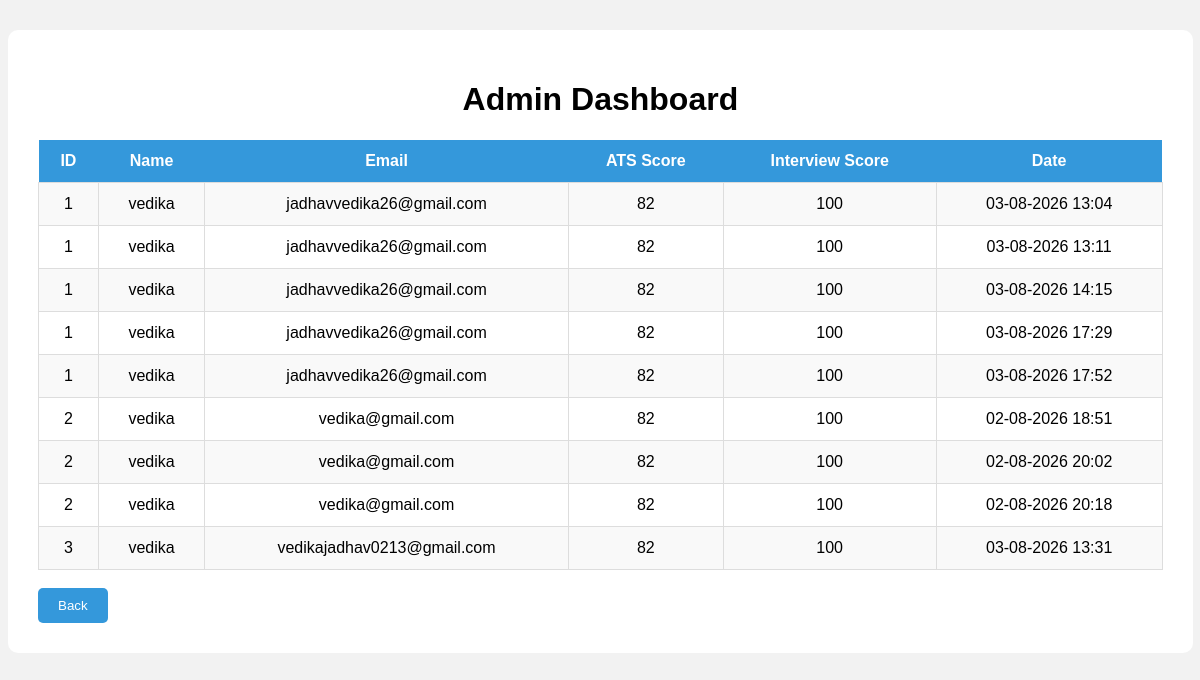
/admin, run on an earlier commit of the app's database.
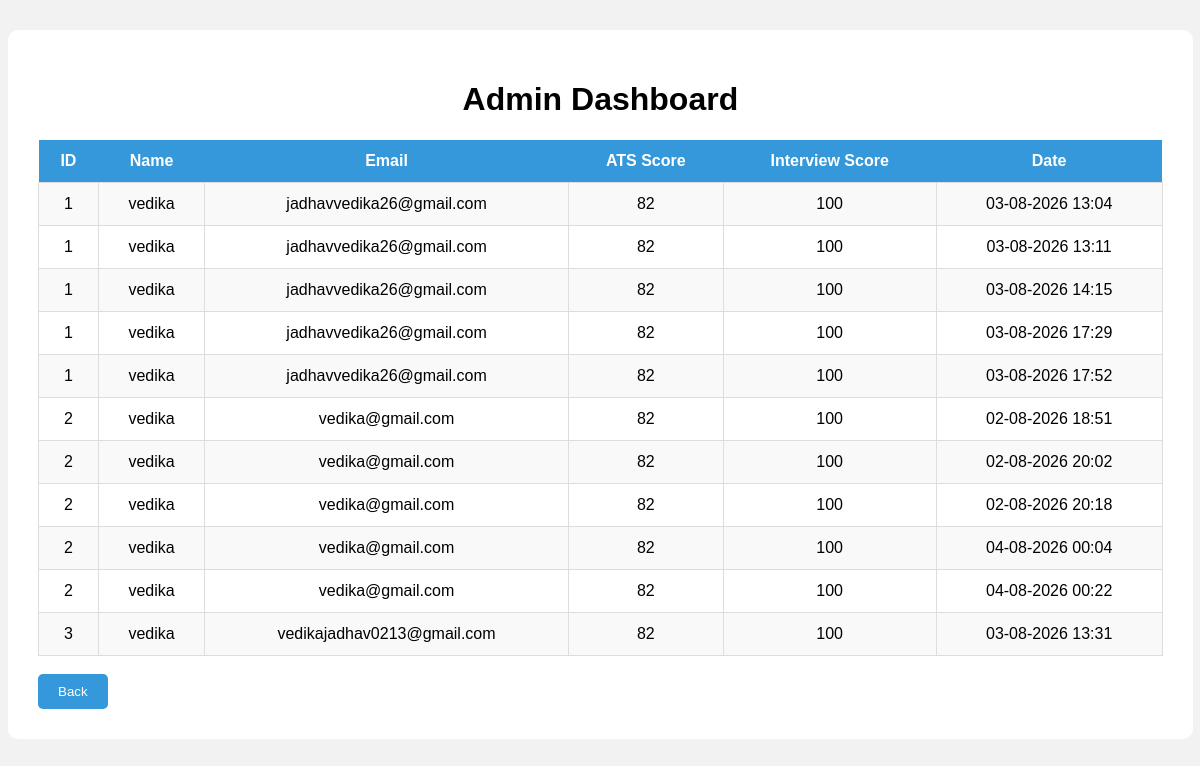
And on a later commit of the database.
### tables this page shows
CREATE TABLE interview_history (
    id INTEGER PRIMARY KEY AUTOINCREMENT,
    user_id INTEGER,
    interview_score INTEGER,
    ats_score INTEGER,
    interview_date TEXT
);

CREATE TABLE users (
    id INTEGER PRIMARY KEY AUTOINCREMENT,
    name TEXT NOT NULL,
    email TEXT UNIQUE NOT NULL,
    password TEXT NOT NULL
);

### app.py (the view)
@app.route("/admin")
def admin():
    conn = get_db_connection()
    users = conn.execute("""
        SELECT
            users.id,
            users.name,
            users.email,
            interview_history.ats_score,
            interview_history.interview_score,
            interview_history.interview_date
        FROM users

        LEFT JOIN interview_history

        ON users.id = interview_history.user_id

        ORDER BY users.id ASC
    """).fetchall()
    conn.close()
    return render_template(
        "admin.html",
        users=users
    )

### app.py (called while the page is built)
def get_db_connection():
    conn = sqlite3.connect(DATABASE)
    conn.row_factory = sqlite3.Row
    return conn

### templates/admin.html (shortened to what this page needs)
<!DOCTYPE html>
<html>
<head>
</head>
<body>
<div class="container">
<h1>Admin Dashboard</h1>
<table>
<tr>
<th>ID</th>
<th>Name</th>
<th>Email</th>
<th>ATS Score</th>
<th>Interview Score</th>
<th>Date</th>
</tr>
{% for user in users %}
<tr>
<td>{{ user["id"] }}</td>
<td>{{ user["name"] }}</td>
<td>{{ user["email"] }}</td>
<td>{{ user["ats_score"] or "-" }}</td>
<td>{{ user["interview_score"] or "-" }}</td>
<td>{{ user["interview_date"] or "-" }}</td>
</tr>
{% endfor %}
</table>
<br>
<a href="{{ url_for('dashboard') }}">
<button>Back</button>
</a>
</div>
</body>
</html>

### templates/admin.html (style rules this page uses)
body { font-family:Arial; background:#f2f2f2; }
.container { width:95%; margin:auto; margin-top:30px; background:white; padding:30px; border-radius:10px; }
table { width:100%; border-collapse:collapse; }
th { background:#3498db; color:white; padding:12px; }
td { border:1px solid #ddd; padding:12px; text-align:center; }
tr:nth-child(even) { background:#f9f9f9; }
h1 { text-align:center; }
button { padding:10px 20px; background:#3498db; color:white; border:none; border-radius:5px; }

What changed in the data, as far as the page shows it:
added interview_history: id "2", name "vedika", email "vedika@gmail.com", ats_score "82", interview_score "100", interview_date "04-08-2026 00:04"
added interview_history: id "2", name "vedika", email "vedika@gmail.com", ats_score "82", interview_score "100", interview_date "04-08-2026 00:22"
